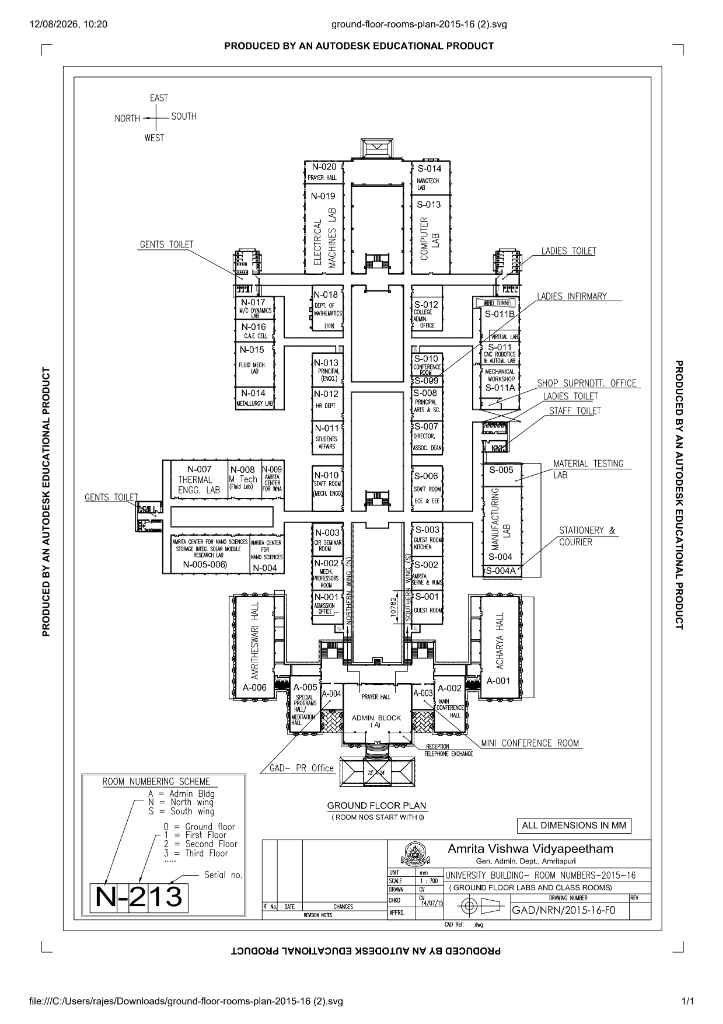
#> input picture assets/floorplan.png, 723 x 1024 px, found by its file name
$ python crop_cad_stairs.py
#> lines starting #> are read from the running program, lines starting #| are printed output that depends on the picture
from PIL import Image

cad = Image.open(r'd:\nav\assets\floorplan.png')
#> cad is the input picture: PIL image 723x1024 RGBA; mean R, G, B, A 241, 241, 241, 255

# 1. Top stairs in CAD
top_crop = cad.crop((280, 140, 470, 300))
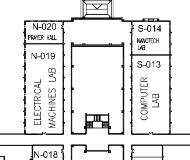
#> top_crop: PIL image 190x160 RGBA; mean R, G, B, A 230.3, 230.3, 230.3, 255
top_crop.save(r'd:\nav\scratch\cad_stairs_top.png')

# 2. Mid stairs in CAD
mid_crop = cad.crop((280, 440, 470, 530))
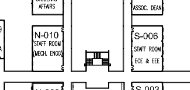
#> mid_crop: PIL image 190x90 RGBA; mean R, G, B, A 227.2, 227.2, 227.2, 255
mid_crop.save(r'd:\nav\scratch\cad_stairs_mid.png')

# 3. Bottom stairs in CAD (around south courtyard / breezeways / admin corridor)
bot_crop = cad.crop((200, 580, 550, 720))
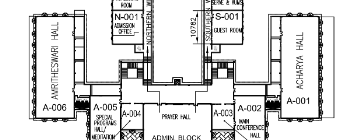
#> bot_crop: PIL image 350x140 RGBA; mean R, G, B, A 220.9, 220.9, 220.9, 255
bot_crop.save(r'd:\nav\scratch\cad_stairs_bot.png')

print("Saved CAD stair crops!")
